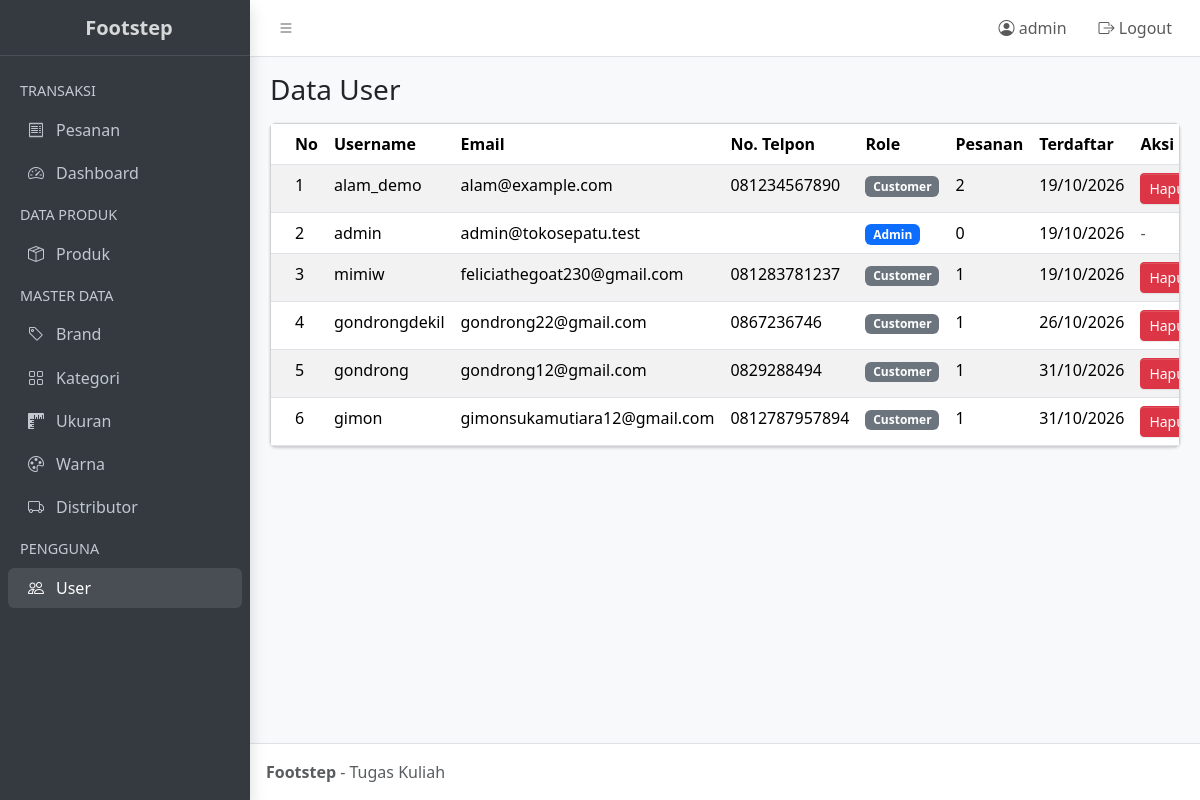
Screenshot of /user/index.php (signed in) with the database file from the repository.
### tables this page shows
CREATE TABLE `user` (
  `kd_user` int(11) NOT NULL,
  `username` varchar(100) NOT NULL,
  `password` varchar(255) NOT NULL,
  `email` varchar(225) NOT NULL,
  `no_telpon` varchar(20) DEFAULT NULL,
  `alamat` text DEFAULT NULL,
  `foto_ktp` varchar(255) DEFAULT NULL,
  `nik` varchar(16) DEFAULT NULL,
  `created_at` timestamp NOT NULL DEFAULT current_timestamp(),
  `role` enum('admin','customer') NOT NULL DEFAULT 'customer'
);

### config/koneksi.php (called while the page is built, shortened)
<?php
function e($teks) {
    return htmlspecialchars($teks ?? '', ENT_QUOTES, 'UTF-8');
}

### user/index.php (the view, shortened to what this page needs)
<?php
include '../partials/header.php';
$data = mysqli_query($koneksi,
    "SELECT u.kd_user, u.username, u.email, u.no_telpon, u.role, u.created_at,
            COUNT(p.kd_pembayaran) AS jml_pesanan
     FROM `user` u
     LEFT JOIN pembayaran p ON p.kd_user = u.kd_user
     GROUP BY u.kd_user, u.username, u.email, u.no_telpon, u.role, u.created_at
     ORDER BY u.kd_user");
?>
<div class="app-content-header">
  <div class="container-fluid">
    <h3 class="mb-0">Data User</h3>
  </div>
</div>
<div class="app-content">
  <div class="container-fluid">
    <div class="card">
      <div class="card-body p-0 table-responsive">
        <table class="table table-striped mb-0 datatable">
          <thead>
            <tr>
              <th style="width:60px">No</th>
              <th>Username</th>
              <th>Email</th>
              <th>No. Telpon</th>
              <th>Role</th>
              <th>Pesanan</th>
              <th>Terdaftar</th>
              <th style="width:100px">Aksi</th>
            </tr>
          </thead>
          <tbody>
            <?php $no = 1; while ($row = mysqli_fetch_assoc($data)): ?>
              <tr>
                <td><?= $no++ ?></td>
                <td><?= e($row['username']) ?></td>
                <td><?= e($row['email']) ?></td>
                <td><?= e($row['no_telpon']) ?></td>
                <td>
                  <span class="badge text-bg-<?= $row['role'] === 'admin' ? 'primary' : 'secondary' ?>">
                    <?= e(ucfirst($row['role'])) ?>
                  </span>
                </td>
                <td><?= $row['jml_pesanan'] ?></td>
                <td data-order="<?= strtotime($row['created_at']) ?>"><?= date('d/m/Y', strtotime($row['created_at'])) ?></td>
                <td>
                  <?php if ($row['role'] === 'customer'): ?>
                    <a href="hapus.php?id=<?= $row['kd_user'] ?>" class="btn btn-danger btn-sm"
                       onclick="return confirm('Yakin hapus user ini?')">Hapus</a>
                  <?php else: ?>
                    <span class="text-muted">-</span>
                  <?php endif; ?>
                </td>
              </tr>
            <?php endwhile; ?>
          </tbody>
        </table>
      </div>
    </div>
  </div>
</div>
<?php include '../partials/footer.php'; ?>

### rows the page displays
user: username "alam_demo", email "alam@example.com", no_telpon "081234567890", role "Customer", jml_pesanan "2", created_at "19/10/2026"
user: username "admin", email "admin@tokosepatu.test", role "Admin", jml_pesanan "0", created_at "19/10/2026"
user: username "mimiw", email "feliciathegoat230@gmail.com", no_telpon "081283781237", role "Customer", jml_pesanan "1", created_at "19/10/2026"
user: username "gondrongdekil", email "gondrong22@gmail.com", no_telpon "0867236746", role "Customer", jml_pesanan "1", created_at "26/10/2026"
user: username "gondrong", email "gondrong12@gmail.com", no_telpon "0829288494", role "Customer", jml_pesanan "1", created_at "31/10/2026"
user: username "gimon", email "gimonsukamutiara12@gmail.com", no_telpon "0812787957894", role "Customer", jml_pesanan "1", created_at "31/10/2026"

### other values shown
$_SESSION['user']['username'] "admin"
